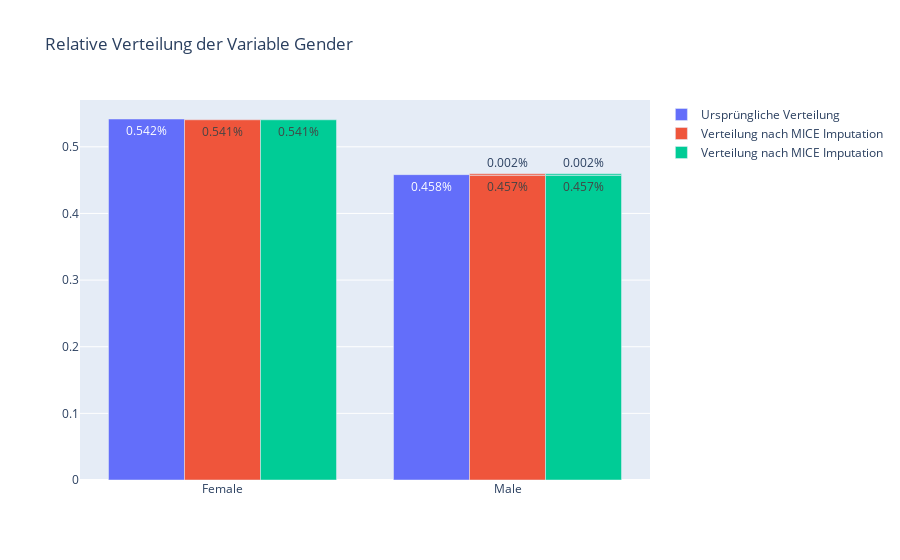

Write notebook code for a chart like this one.
### Markdown cell above
## Imputationverfahren für die Variable Gender

### Code cell
fig = make_subplots(rows=1)

fig.add_trace(go.Bar(name="Ursprüngliche Verteilung",x = X_train_df['gender'].replace({0: 'Female', 1: 'Male'}), y = X_train_df['gender'].value_counts(normalize=True),
                                    text = X_train_df['gender'].value_counts(normalize=True).apply(lambda x: '{0:1.3f}%'.format(x))
                        ))

fig.add_trace(go.Bar(name="Verteilung nach MICE Imputation", x = X_train_df_mice['gender'].replace({0: 'Female', 1: 'Male'}), y = X_train_df_mice['gender'].value_counts(normalize=True),
                                    text = X_train_df_mice['gender'].value_counts(normalize=True).apply(lambda x: '{0:1.3f}%'.format(x))
                        ))

fig.add_trace(go.Bar(name="Verteilung nach MICE Imputation", x = X_train_df_knn['gender'].replace({0: 'Female', 1: 'Male'}), y = X_train_df_knn['gender'].value_counts(normalize=True),
                                    text = X_train_df_knn['gender'].value_counts(normalize=True).apply(lambda x: '{0:1.3f}%'.format(x))
                        ))


fig.update_layout(title_text="Relative Verteilung der Variable Gender")

fig.show()

### Figure 1 — Plotly figure (JSON) as saved in the notebook; plotly's stock layout.template omitted (floating-point values rounded to 4 significant figures; data arrays with more than 128 entries replaced by an {"elided": "..."} marker saying what was removed)
{"data": [{"name": "Ursprüngliche Verteilung", "text": ["0.542%", "0.458%"], "type": "bar", "x": {"elided": "9507 str values"}, "y": [0.5417, 0.4583]}, {"name": "Verteilung nach MICE Imputation", "text": ["0.541%", "0.457%", "0.002%"], "type": "bar", "x": {"elided": "9507 mixed values"}, "y": [0.5405, 0.4572, 0.002209]}, {"name": "Verteilung nach MICE Imputation", "text": ["0.541%", "0.457%", "0.002%"], "type": "bar", "x": {"elided": "9507 mixed values"}, "y": [0.5405, 0.4572, 0.002209]}], "layout": {"title": {"text": "Relative Verteilung der Variable Gender"}, "xaxis": {"anchor": "y", "domain": [0, 1]}, "yaxis": {"anchor": "x", "domain": [0, 1]}}}
